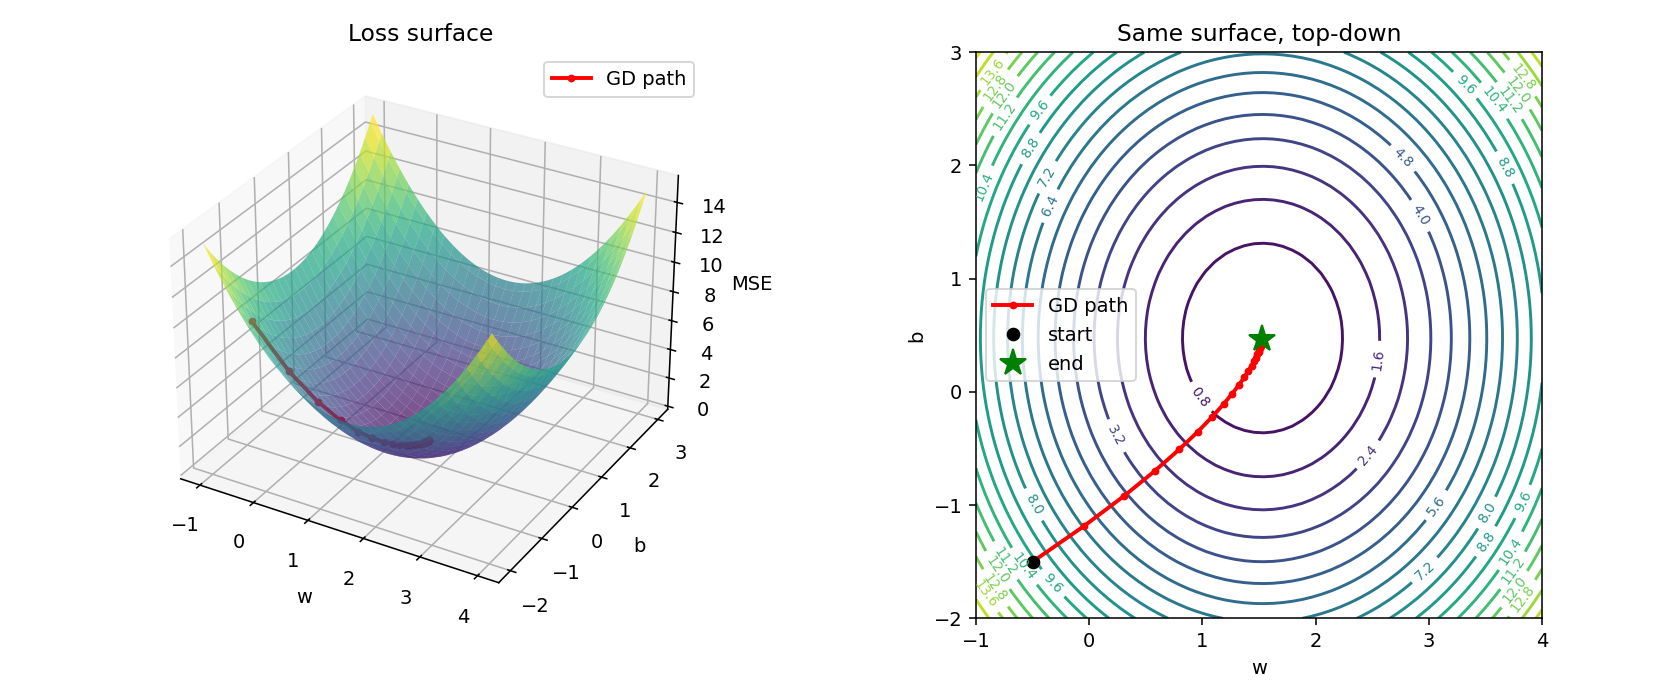

This chart was generated by the following Python code:
"""3D MSE loss surface over (w, b) with the gradient-descent path overlaid,
plus a top-down contour view.

Output: diagram_loss_surface.png
"""

import numpy as np
import matplotlib.pyplot as plt


def main():
    rng = np.random.default_rng(0)
    x = np.linspace(-2, 2, 40)
    y = 1.5 * x + 0.5 + rng.standard_normal(x.size) * 0.4

    w_grid = np.linspace(-1, 4, 60)
    b_grid = np.linspace(-2, 3, 60)
    W, B = np.meshgrid(w_grid, b_grid)
    loss = np.mean((W[..., None] * x + B[..., None] - y) ** 2, axis=-1)

    # GD path from a far starting point
    w, b = -0.5, -1.5
    lr = 0.08
    path = [(w, b)]
    for _ in range(30):
        y_hat = w * x + b
        gw = 2 * np.mean((y_hat - y) * x)
        gb = 2 * np.mean(y_hat - y)
        w -= lr * gw
        b -= lr * gb
        path.append((w, b))
    path = np.array(path)
    path_loss = np.array([np.mean((p[0] * x + p[1] - y) ** 2) for p in path])

    fig = plt.figure(figsize=(12, 5))

    ax1 = fig.add_subplot(1, 2, 1, projection="3d")
    ax1.plot_surface(W, B, loss, cmap="viridis", alpha=0.7, linewidth=0)
    ax1.plot(path[:, 0], path[:, 1], path_loss, "r.-", lw=2, label="GD path")
    ax1.set_xlabel("w")
    ax1.set_ylabel("b")
    ax1.set_zlabel("MSE")
    ax1.set_title("Loss surface")
    ax1.legend()

    ax2 = fig.add_subplot(1, 2, 2)
    cs = ax2.contour(W, B, loss, levels=20, cmap="viridis")
    ax2.clabel(cs, inline=True, fontsize=7)
    ax2.plot(path[:, 0], path[:, 1], "r.-", lw=2, label="GD path")
    ax2.plot(path[0, 0], path[0, 1], "ko", label="start")
    ax2.plot(path[-1, 0], path[-1, 1], "g*", markersize=14, label="end")
    ax2.set_xlabel("w")
    ax2.set_ylabel("b")
    ax2.set_title("Same surface, top-down")
    ax2.legend()
    ax2.set_aspect("equal")

    fig.tight_layout()
    fig.savefig("diagram_loss_surface.png", dpi=140)
    print("wrote diagram_loss_surface.png")


if __name__ == "__main__":
    main()
